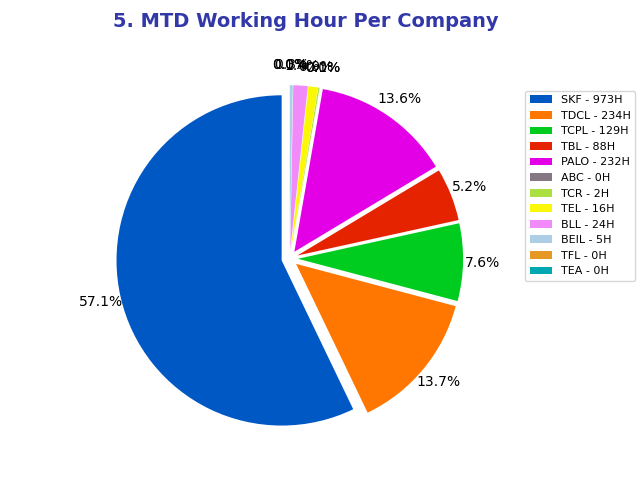

This figure's Python source:
import matplotlib.pyplot as plt
import pandas as pd
import numpy as np
import os
import pyodbc as db
import sys

connection = db.connect('DRIVER={SQL Server};'
                        'SERVER=;'                     # Provide server
                        'DATABASE=;'                   # provide database 
                        'UID=;PWD=')                   # provide username and password
cursor = connection.cursor()
dirpath = os.path.dirname(os.path.realpath(__file__))


last_day_chart_df = pd.read_sql_query("""select top 12 (lTRIM(Atask.workfor_name)) as company, ISNULL(sum(Btask.Total),0) as work_hour from 
(select  distinct ltrim(workfor_name) as workfor_name ,
case
  when  workfor_name = 'SKF' then 'a' 
  when  workfor_name = 'TDCL' then 'b' 
 when  workfor_name = 'TCPL' then 'c' 
  when  workfor_name = 'TBL' then 'd' 
   when  workfor_name = 'PALO' then 'e' 
 when  workfor_name = 'ABC' then 'f' 
  when  workfor_name = 'TCR' then 'g' 
  when  workfor_name = 'TEL' then 'h' 
  when  workfor_name = 'BLL' then 'i' 
  when  workfor_name = 'BEIL' then 'j' 
  when  workfor_name = 'TFL' then 'K' 
  when  workfor_name = 'TEA' then 'l' 
else 'm'  end as sqnc
from tasks
where workfor_name <>''
) as Atask
left join 

(select workfor_name,
sum(CAST((DATEDIFF(minute, start_time, end_time)) as  decimal(5, 2))/60) as Total 
from tasks
where Year(task_date)  = year(CONVERT(varchar(10), getdate(),126))
and Month(task_date)  = Month(CONVERT(varchar(10), getdate(),126))
group by workfor_name) as Btask
on ltrim(Atask.workfor_name) = ltrim(Btask.workfor_name)
group by Atask.workfor_name,Atask.sqnc
order by sqnc asc""", connection)

# Pie chart, where the slices will be ordered and plotted counter-clockwise:
labels = last_day_chart_df['company'].values.tolist()
sizes = last_day_chart_df['work_hour'].values.tolist()
#print(labels)
#print(sizes)
#sys.exit()
#fig, ax = plt.subplots(figsize=(16,9), subplot_kw=dict(aspect="equal"))
for i in range(0, len(sizes)):
    sizes[i] = int(sizes[i])

x = np.char.array(labels)
y = np.array(sizes)
explode=(.05,.05,.05,.05,.05,.05,.05,.05,.05,.05,.05,.05)
colors = ['#0058c4','#ff7700','#00cc1f','#e62300','#e300e6','#857783','#abdf42','#fbf807', '#f08bf9','#adcfe6','#e59823','#00a9b1']
# colors = ['yellowgreen','red','gold','lightskyblue','white','lightcoral','blue','pink', 'darkgreen','yellow','grey','violet','magenta','cyan']
#porcent = 100.*y/y.sum()

wedges,patches, texts = plt.pie(y, explode=explode, autopct='%.1f%%',pctdistance=1.12, shadow=False, startangle=90, radius=1,rotatelabels=True,labeldistance=1,colors=colors)
#labels = ['{0} - {1:1.1f} %'.format(i,j) for i,j in zip(x, porcent)]
labels = ['{0} - {1:1.0f}H'.format(i,j) for i,j in zip(x, sizes)]
#print(labels)
#sys.exit()
sort_legend = False
if sort_legend:
    patches, labels, dummy =  zip(*sorted(zip(patches, labels, y),
                                          key=lambda x: x[2],
                                          reverse=True))

# plt.legend(labels, loc='right center', bbox_to_anchor=(1,.92),fontsize=8)
plt.legend(labels, loc='upper right', bbox_to_anchor=(1.35,.92),fontsize=8)
plt.text(0.1, 1.4, '5. MTD Working Hour Per Company', ha='center',color='#3238a8', fontsize=14, fontweight='bold')
#plt.title('Working Hour Percentage Per Company',fontsize='14',color='white', fontweight='bold',backgroundcolor='#6a9aba')
plt.tight_layout()

# plt.show()
plt.savefig('mtd_company_wise_hour.png')
plt.close()
print('5. MTD Working Hour Per Company generated')

